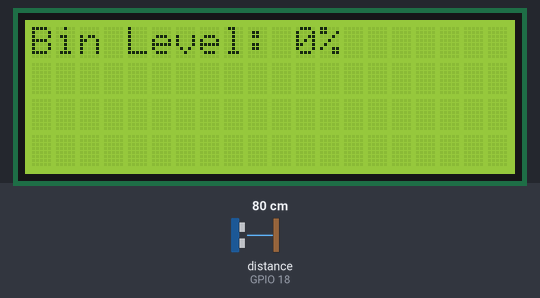
Simulated run of this sketch. Board: ESP32. Shown: 20×4 character LCD. Wiring (inferred from the names in the program): ultrasonic range finder: trigger GPIO 5; echo GPIO 18. The inputs (shaded band) are chosen by the test bench; at power-on: distance to the obstacle (sensor on GPIO 18) 80 cm. The echo pulse lasts 58.3 µs per cm; WiFi joins after 1.5 s; servers stay silent unless stated; what the sketch prints to the serial monitor is not drawn.

Above: at 4.2 s.
4.3 s: distance to the obstacle (sensor on GPIO 18) set to 2 cm
At 6.4 s:
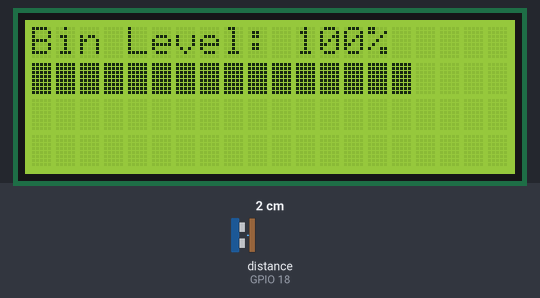
7.1 s: distance to the obstacle (sensor on GPIO 18) set to 9 cm
At 8.8 s:
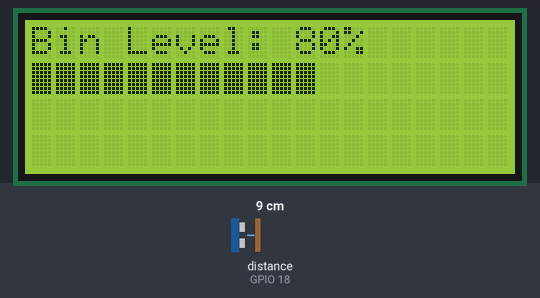
9.1 s: distance to the obstacle (sensor on GPIO 18) set to 18 cm
At 10.2 s:
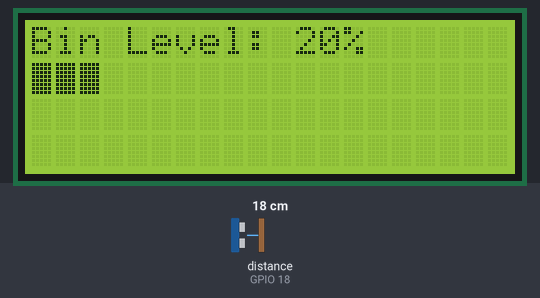
11.1 s: distance to the obstacle (sensor on GPIO 18) set to 4 cm
At 12.1 s:
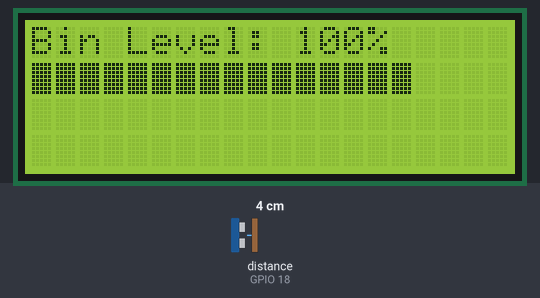
13.1 s: distance to the obstacle (sensor on GPIO 18) set to 35 cm
At 14.3 s:
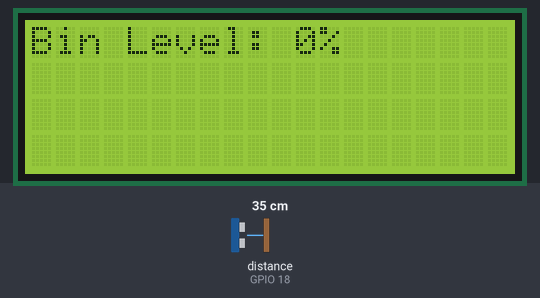
Timing chart, 0 to 16.0 s (numbered marks = the images above; inputs shaded):
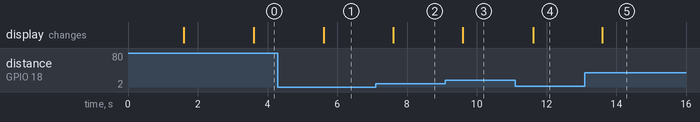

The sketch:

Smart_Bin_Monitoring_System.ino
```cpp
#define BLYNK_TEMPLATE_ID "TMPL67yt6000Of"
#define BLYNK_TEMPLATE_NAME "ES"
#define BLYNK_AUTH_TOKEN    "nWXFHGoA8kCWcoiuZUQshaHSCZ3izTqm"

#include <WiFi.h>
#include <WiFiClient.h>
#include <BlynkSimpleEsp32.h>
#include <Wire.h>
#include <LiquidCrystal_I2C.h>

char auth[] = BLYNK_AUTH_TOKEN;
char ssid[] = "YOUR_WIFI_NAME";
char pass[] = "YOUR_WIFI_PASSWORD";

#define TRIG_PIN 5
#define ECHO_PIN 18

const int BIN_DEPTH = 20;
const int MIN_DIST  = 5;

LiquidCrystal_I2C lcd(0x27, 20, 4);

BlynkTimer timer;
bool notificationSent = false;

// رابط افتراضي مسبقاً (مثلاً موقع وسط الرياض) في حال لم يتم إدخال موقع بعد
String googleMapsUrl = "https://maps.google.com/?q=24.7136,46.6753";

// دالة تستقبل الإحداثيات النصية التي تكتبها في ودجت الـ Text Input أو Terminal (V3)
BLYNK_WRITE(V3) {
  String incomingCoords = param.asStr(); // يأخذ النص المكتوب (مثل: 24.7136,46.6753)

  if (incomingCoords.length() > 5) { // التأكد من أن النص ليس فارغاً
    googleMapsUrl = "https://maps.google.com/?q=" + incomingCoords;
    // تحديث الرابط في التطبيق فوراً على القناة V4
    Blynk.virtualWrite(V4, googleMapsUrl);
  }
}

void checkBinLevel() {
  // 1. قياس المسافة
  digitalWrite(TRIG_PIN, LOW);
  delayMicroseconds(2);
  digitalWrite(TRIG_PIN, HIGH);
  delayMicroseconds(10);
  digitalWrite(TRIG_PIN, LOW);

  long duration = pulseIn(ECHO_PIN, HIGH);
  int distance = duration * 0.034 / 2;

  if (distance > BIN_DEPTH) distance = BIN_DEPTH;
  if (distance < MIN_DIST) distance = MIN_DIST;

  int fillPercentage = map(distance, BIN_DEPTH, MIN_DIST, 0, 100);
  fillPercentage = constrain(fillPercentage, 0, 100);

  // 2. العرض على LCD
  lcd.clear();
  lcd.setCursor(0, 0);
  lcd.print("Bin Level: ");
  lcd.print(fillPercentage);
  lcd.print("%");

  lcd.setCursor(0, 1);
  int numBars = map(fillPercentage, 0, 100, 0, 16);
  for (int i = 0; i < numBars; i++) {
    lcd.print((char)255);
  }

  // 3. إرسال البيانات للـ Blynk
  if (Blynk.connected()) {
    Blynk.virtualWrite(V1, fillPercentage);
    Blynk.virtualWrite(V4, googleMapsUrl); // إرسال الرابط المحدث ليراه الزوار

    // 4. الإشعارات عند الامتلاء
    if (fillPercentage >= 95) {
      if (!notificationSent) {
        Blynk.logEvent("bin_full");
        notificationSent = true;
      }
    } else {
      notificationSent = false;
    }
  }
}

void setup() {
  Serial.begin(115200);

  pinMode(TRIG_PIN, OUTPUT);
  pinMode(ECHO_PIN, INPUT);

  Wire.begin(21,22);
  Serial.println("I2C OK");

  lcd.init();
  Serial.println("LCD OK");

  lcd.backlight();
  lcd.clear();
  lcd.setCursor(0,0);
  lcd.print("GHALA TEST");
  Serial.println("Text Printed");

  delay(1500);

  WiFi.begin(ssid, pass);
  Serial.println("WiFi Started");

  Blynk.config(auth);
  Serial.println("Blynk OK");

  timer.setInterval(2000L, checkBinLevel);
 Serial.println("Timer OK");
  lcd.clear();
  lcd.clear();
 lcd.setCursor(0,0);
  lcd.print("GHALA123");
}

void loop() {
  if (WiFi.status() == WL_CONNECTED) {
    Blynk.run();
  }
  timer.run();
}
```

Measured:
- after the input at 4.3 s, the display: changes after 1.3 s (image 1)
- after the input at 7.1 s, the display: changes after 0.51 s (image 2)
- after the input at 9.1 s, the display: changes after 0.50 s (image 3)
- after the input at 11.1 s, the display: changes after 0.51 s (image 4)
- after the input at 13.1 s, the display: changes after 0.50 s (image 5)
